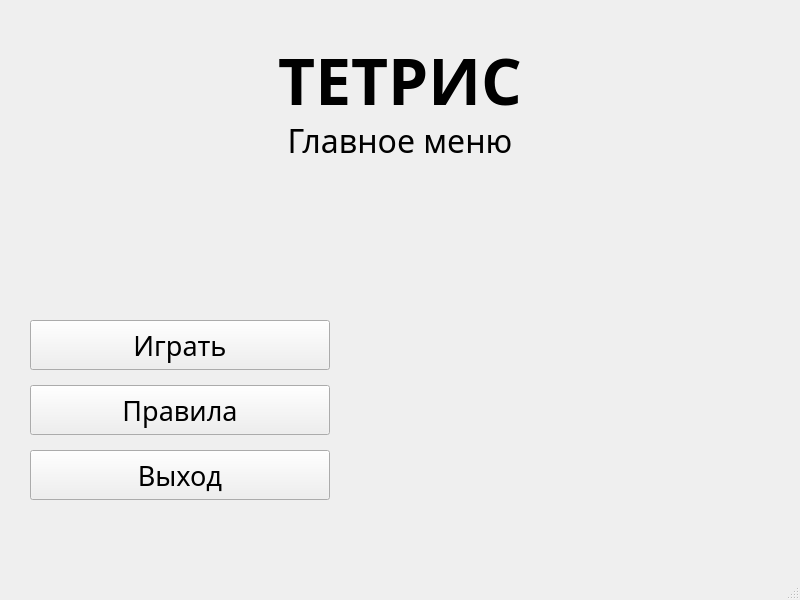
<?xml version="1.0" encoding="UTF-8"?>
<ui version="4.0">
 <class>MainMenuWindow</class>
 <widget class="QMainWindow" name="MainMenuWindow">
  <property name="geometry">
   <rect>
    <x>0</x>
    <y>0</y>
    <width>800</width>
    <height>600</height>
   </rect>
  </property>
  <property name="minimumSize">
   <size>
    <width>800</width>
    <height>600</height>
   </size>
  </property>
  <property name="windowTitle">
   <string>Тетрис - Главное меню</string>
  </property>
  <widget class="QWidget" name="centralwidget">
   <widget class="QLabel" name="label_title">
    <property name="geometry">
     <rect>
      <x>200</x>
      <y>40</y>
      <width>400</width>
      <height>80</height>
     </rect>
    </property>
    <property name="font">
     <font>
      <family>Expressway Free</family>
      <pointsize>48</pointsize>
      <weight>75</weight>
      <bold>true</bold>
     </font>
    </property>
    <property name="text">
     <string>ТЕТРИС</string>
    </property>
    <property name="alignment">
     <set>Qt::AlignCenter</set>
    </property>
   </widget>
   <widget class="QLabel" name="label_subtitle">
    <property name="geometry">
     <rect>
      <x>200</x>
      <y>120</y>
      <width>400</width>
      <height>40</height>
     </rect>
    </property>
    <property name="font">
     <font>
      <family>Expressway Free</family>
      <pointsize>24</pointsize>
     </font>
    </property>
    <property name="text">
     <string>Главное меню</string>
    </property>
    <property name="alignment">
     <set>Qt::AlignCenter</set>
    </property>
   </widget>
   <widget class="QPushButton" name="btn_play">
    <property name="geometry">
     <rect>
      <x>30</x>
      <y>320</y>
      <width>300</width>
      <height>50</height>
     </rect>
    </property>
    <property name="font">
     <font>
      <family>Expressway Free</family>
      <pointsize>20</pointsize>
     </font>
    </property>
    <property name="text">
     <string>Играть</string>
    </property>
   </widget>
   <widget class="QPushButton" name="btn_rules">
    <property name="geometry">
     <rect>
      <x>30</x>
      <y>385</y>
      <width>300</width>
      <height>50</height>
     </rect>
    </property>
    <property name="font">
     <font>
      <family>Expressway Free</family>
      <pointsize>20</pointsize>
     </font>
    </property>
    <property name="text">
     <string>Правила</string>
    </property>
   </widget>
   <widget class="QPushButton" name="btn_exit">
    <property name="geometry">
     <rect>
      <x>30</x>
      <y>450</y>
      <width>300</width>
      <height>50</height>
     </rect>
    </property>
    <property name="font">
     <font>
      <family>Expressway Free</family>
      <pointsize>20</pointsize>
     </font>
    </property>
    <property name="text">
     <string>Выход</string>
    </property>
   </widget>
  </widget>
  <widget class="QMenuBar" name="menubar">
   <property name="geometry">
    <rect>
     <x>0</x>
     <y>0</y>
     <width>800</width>
     <height>21</height>
    </rect>
   </property>
  </widget>
  <widget class="QStatusBar" name="statusbar"/>
 </widget>
 <resources/>
 <connections/>
</ui>
